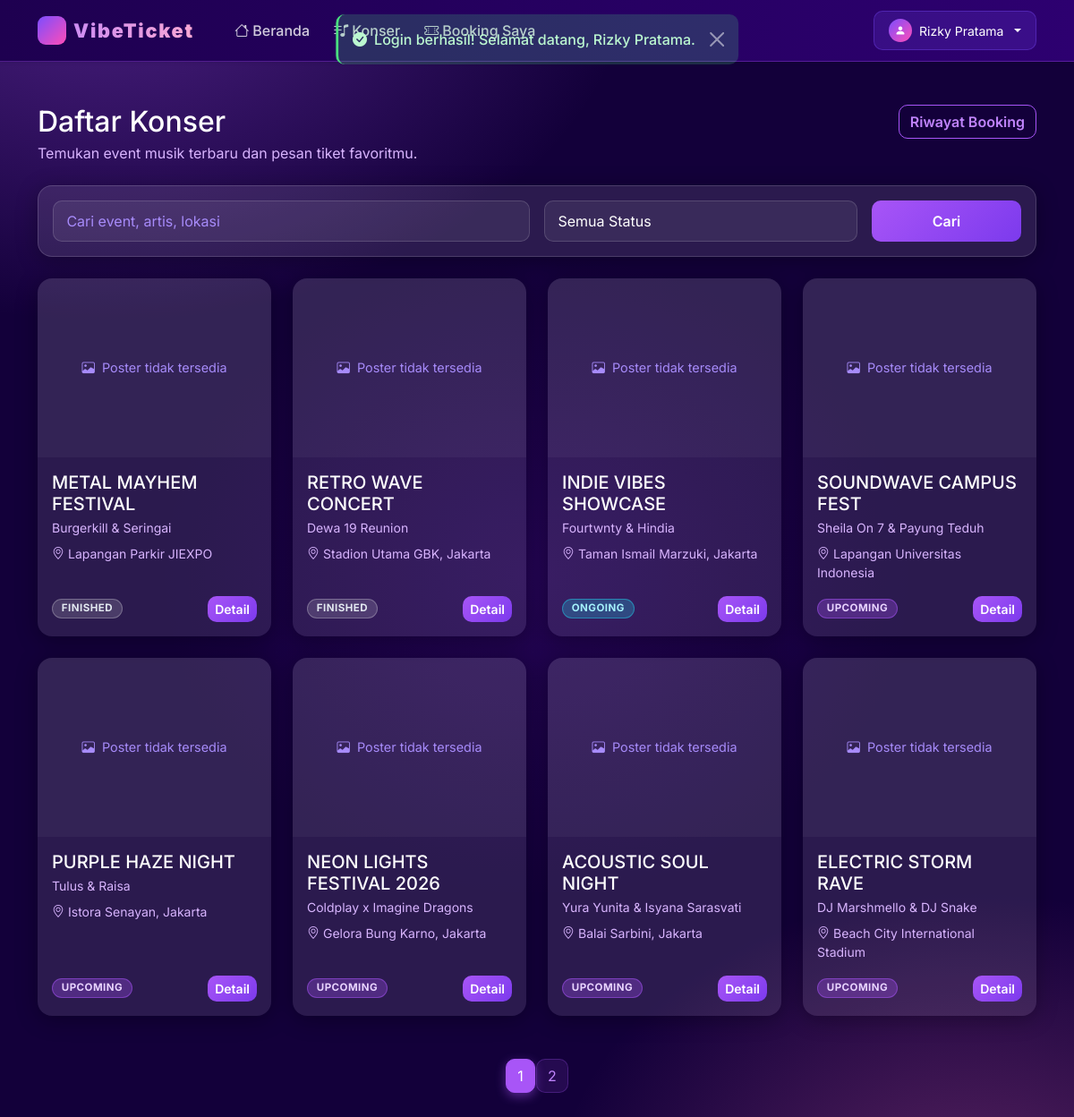
Page /customer/events.php (signed in) on the committed database.
### tables this page shows
CREATE TABLE IF NOT EXISTS `events` (
    `id`          INT(11) NOT NULL AUTO_INCREMENT,
    `code`        VARCHAR(20) NOT NULL UNIQUE,
    `name`        VARCHAR(150) NOT NULL,
    `artist`      VARCHAR(150) NOT NULL,
    `location`    VARCHAR(200) NOT NULL,
    `event_date`  DATE NOT NULL,
    `event_time`  TIME NOT NULL,
    `price`       DECIMAL(12,2) NOT NULL DEFAULT 0,
    `quota`       INT(11) NOT NULL DEFAULT 0,
    `sold`        INT(11) NOT NULL DEFAULT 0,
    `poster`      VARCHAR(255) DEFAULT 'default_poster.jpg',
    `description` TEXT DEFAULT NULL,
    `status`      ENUM('upcoming','ongoing','finished','cancelled') NOT NULL DEFAULT 'upcoming',
    `created_at`  TIMESTAMP NOT NULL DEFAULT CURRENT_TIMESTAMP,
    PRIMARY KEY (`id`)
);

### customer/events.php (the view, shortened to what this page needs)
<?php
require_once __DIR__ . '/../includes/header.php';
$search = trim($_GET['search'] ?? '');
$status = trim($_GET['status'] ?? '');
$page   = max(1, intval($_GET['page'] ?? 1));
$limit  = 8;
$offset = ($page - 1) * $limit;
$where = 'WHERE 1=1';
$params = [];
$types = '';
$countSql = "SELECT COUNT(*) AS total FROM events $where";
$countStmt = $conn->prepare($countSql);
$countStmt->execute();
$total = $countStmt->get_result()->fetch_assoc()['total'] ?: 0;
$listSql = "SELECT * FROM events $where ORDER BY event_date ASC, event_time ASC LIMIT ? OFFSET ?";
$listStmt = $conn->prepare($listSql);
if ($types) {
    $bindTypes = $types . 'ii';
    $queryParams = array_merge($params, [$limit, $offset]);
    bindParams($listStmt, $bindTypes, $queryParams);
} else {
    $listStmt->bind_param('ii', $limit, $offset);
}
$listStmt->execute();
$events = $listStmt->get_result();
$totalPages = max(1, ceil($total / $limit));
?>
<?php include __DIR__ . '/../includes/navbar.php'; ?>
<div class="container py-5">
    <div class="d-flex flex-column flex-md-row justify-content-between align-items-start mb-4 gap-3">
        <div>
            <h2 class="mb-1">Daftar Konser</h2>
            <p class="text-soft mb-0">Temukan event musik terbaru dan pesan tiket favoritmu.</p>
        </div>
        <a href="<?= getBaseUrl() ?>/customer/bookings.php" class="btn btn-outline-primary">Riwayat Booking</a>
    </div>
    <div class="card card-glass p-3 mb-4">
        <form class="row g-3" method="get" action="<?= getBaseUrl() ?>/customer/events.php">
            <div class="col-md-6">
                <input type="search" name="search" class="form-control" placeholder="Cari event, artis, lokasi" value="<?= htmlspecialchars($search) ?>">
            </div>
            <div class="col-md-4">
                <select name="status" class="form-select">
                    <option value="">Semua Status</option>
                </select>
            </div>
            <div class="col-md-2 d-grid">
                <button class="btn btn-primary">Cari</button>
            </div>
        </form>
    </div>
    <div class="row g-4">
        <?php while ($event = $events->fetch_assoc()): ?>
            <div class="col-md-6 col-xl-3">
                <div class="card card-glass h-100 border-0">
                    <div id="poster-<?= $event['id'] ?>" class="placeholder-box" style="display:none;"><i class="bi bi-image"></i> Poster tidak tersedia</div>
                    <div class="card-body d-flex flex-column">
                        <h5 class="card-title mb-1"><?= htmlspecialchars($event['name']) ?></h5>
                        <p class="text-soft mb-2 small"><?= htmlspecialchars($event['artist']) ?></p>
                        <div class="mb-3 text-soft small"><i class="bi bi-geo-alt me-1"></i><?= htmlspecialchars($event['location']) ?></div>
                        <div class="d-flex justify-content-between align-items-center mt-auto">
                            <span class="badge badge-status badge-<?= htmlspecialchars($event['status']) ?> text-uppercase small"><?= htmlspecialchars($event['status']) ?></span>
                            <a href="<?= getBaseUrl() ?>/customer/event_detail.php?id=<?= $event['id'] ?>" class="btn btn-sm btn-primary">Detail</a>
                        </div>
                    </div>
                </div>
            </div>
        <?php endwhile; ?>
    </div>
    <?php if ($totalPages > 1): ?>
        <nav class="mt-5" aria-label="Pagination Event">
            <ul class="pagination justify-content-center">
                <?php for ($i = 1; $i <= $totalPages; $i++): ?>
                    <li class="page-item <?= $i === $page ? 'active' : '' ?>">
                        <a class="page-link" href="<?= getBaseUrl() ?>/customer/events.php?search=<?= urlencode($search) ?>&status=<?= urlencode($status) ?>&page=<?= $i ?>"><?= $i ?></a>
                    </li>
                <?php endfor; ?>
            </ul>
        </nav>
    <?php endif; ?>
</div>
<?php include __DIR__ . '/../includes/footer.php'; ?>

### assets/css/style.css (style rules this page uses)
:root { --bg-page: #13003a; --bg-nav: #1e0050; --bg-card: rgba(255,255,255,0.10); --bg-card-hover: rgba(255,255,255,0.16); --bg-sidebar: #160040; --border: rgba(255,255,255,0.15); --border-accent: rgba(180,100,255,0.55); --primary: #a855f7; --primary-light: #c084fc; --accent: #f472b6; --accent-light: #f9a8d4; --cyan: #22d3ee; --green: #4ade80; --yellow: #facc15; --red: #f87171; --text-white: #ffffff; --text-soft: #d8b4fe; --text-muted: #a78bfa; --shadow: 0 8px 40px rgba(168,85,247,0.25); --shadow-card: 0 4px 24px rgba(0,0,0,0.30); --radius: 16px; --radius-sm: 10px; --radius-pill: 999px; }
*, *::before, *::after { box-sizing: border-box; }
html { scroll-behavior: smooth; }
body { background-color: var(--bg-page); background-image: radial-gradient(ellipse 90% 60% at 10% -5%, rgba(168,85,247,0.40) 0%, transparent 55%), radial-gradient(ellipse 70% 50% at 90% 105%, rgba(244,114,182,0.30) 0%, transparent 55%), radial-gradient(ellipse 50% 40% at 50% 50%, rgba(99,20,180,0.20) 0%, transparent 70%); background-attachment: fixed; color: var(--text-white); font-family: 'Inter', sans-serif; min-height: 100vh; }
a { color: inherit; text-decoration: none; }
.card-glass { background: var(--bg-card); border: 1px solid var(--border); border-radius: var(--radius); box-shadow: var(--shadow-card); color: var(--text-white); transition: transform 0.25s ease, box-shadow 0.25s ease, background 0.25s ease; }
.btn-primary { background: linear-gradient(135deg, #a855f7, #7c3aed) !important; border: none !important; color: #fff !important; font-weight: 600; border-radius: var(--radius-sm) !important; transition: transform 0.2s, box-shadow 0.2s, opacity 0.2s; }
.btn-outline-primary { background: transparent !important; border: 1.5px solid #a855f7 !important; color: #c084fc !important; font-weight: 600; border-radius: var(--radius-sm) !important; transition: all 0.2s; }
.form-control, .form-select { background: rgba(255,255,255,0.07) !important; color: #fff !important; border: 1px solid var(--border) !important; border-radius: var(--radius-sm) !important; padding: 0.6rem 0.9rem; transition: border-color 0.2s, box-shadow 0.2s; }
.form-control::placeholder { color: var(--text-muted) !important; }
.form-select option { background-color: #1a1d3a !important; color: #f0f2ff !important; }
.badge-status { padding: 0.4em 0.85em; border-radius: var(--radius-pill); font-size: 0.72rem; font-weight: 700; letter-spacing: 0.04em; }
.badge-upcoming { background: rgba(168,85,247,0.30); color: #e9d5ff; border: 1px solid rgba(168,85,247,0.50); }
.badge-ongoing { background: rgba(34,211,238,0.25); color: #a5f3fc; border: 1px solid rgba(34,211,238,0.45); }
.badge-finished { background: rgba(255,255,255,0.15); color: #e2e8f0; border: 1px solid rgba(255,255,255,0.25); }
.placeholder-box { height: 200px; display: flex; align-items: center; justify-content: center; background: rgba(255,255,255,0.04); border-radius: var(--radius) var(--radius) 0 0; color: var(--text-muted); font-size: 0.9rem; gap: 0.5rem; }
.pagination .page-link { background: rgba(168,85,247,0.12); border: 1px solid rgba(168,85,247,0.25); color: #c084fc; border-radius: var(--radius-sm) !important; margin: 0 2px; transition: all 0.2s; }
.pagination .page-item.active .page-link { background: #a855f7; border-color: #a855f7; color: #fff; box-shadow: 0 4px 12px rgba(168,85,247,0.45); }
.text-soft { color: var(--text-soft) !important; }

### rows in the picture
events: name "METAL MAYHEM FESTIVAL", artist "Burgerkill & Seringai", location "Lapangan Parkir JIEXPO", status "FINISHED"
events: name "RETRO WAVE CONCERT", artist "Dewa 19 Reunion", location "Stadion Utama GBK, Jakarta", status "FINISHED"
events: name "INDIE VIBES SHOWCASE", artist "Fourtwnty & Hindia", location "Taman Ismail Marzuki, Jakarta", status "ONGOING"
events: name "SOUNDWAVE CAMPUS FEST", artist "Sheila On 7 & Payung Teduh", location "Lapangan Universitas Indonesia", status "UPCOMING"
events: name "PURPLE HAZE NIGHT", artist "Tulus & Raisa", location "Istora Senayan, Jakarta", status "UPCOMING"
events: name "NEON LIGHTS FESTIVAL 2026", artist "Coldplay x Imagine Dragons", location "Gelora Bung Karno, Jakarta", status "UPCOMING"
events: name "ACOUSTIC SOUL NIGHT", artist "Yura Yunita & Isyana Sarasvati", location "Balai Sarbini, Jakarta", status "UPCOMING"
events: name "ELECTRIC STORM RAVE", artist "DJ Marshmello & DJ Snake", location "Beach City International Stadium", status "UPCOMING"

### other values in the picture
$message "Login berhasil! Selamat datang, Rizky Pratama."
$_SESSION['user_name'] "Rizky Pratama"
